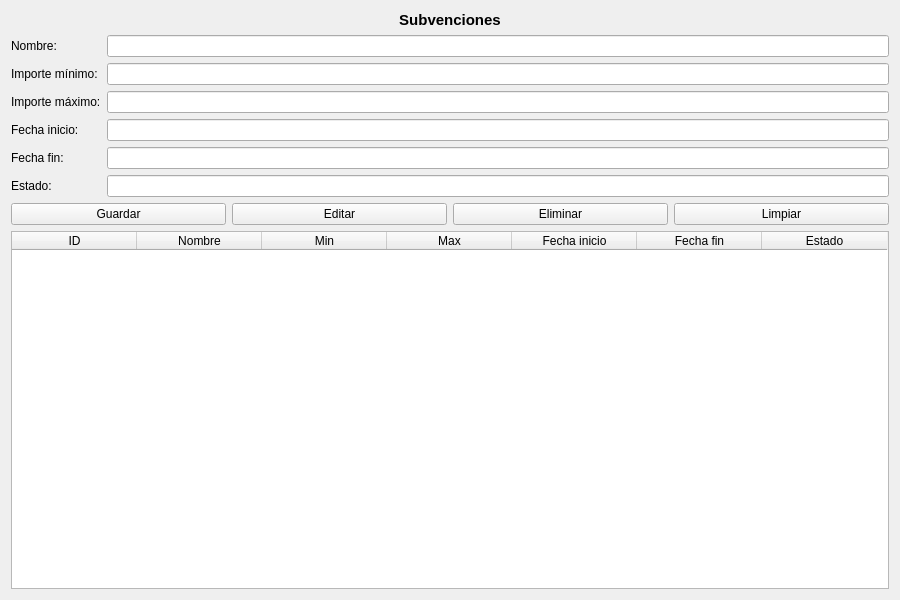
<?xml version="1.0" encoding="UTF-8"?>
<ui version="4.0">
 <class>Subvencion_page</class>
 <widget class="QWidget" name="Subvencion_page">
  <property name="geometry">
   <rect>
    <x>0</x>
    <y>0</y>
    <width>900</width>
    <height>600</height>
   </rect>
  </property>
  <property name="windowTitle">
   <string>Subvenciones</string>
  </property>
  <layout class="QVBoxLayout" name="verticalLayout">
   <item>
    <widget class="QLabel" name="labelTituloSubvenciones">
     <property name="font">
      <font>
       <pointsize>11</pointsize>
       <bold>true</bold>
      </font>
     </property>
     <property name="text">
      <string>Subvenciones</string>
     </property>
     <property name="alignment">
      <set>Qt::AlignmentFlag::AlignCenter</set>
     </property>
    </widget>
   </item>
   <item>
    <layout class="QFormLayout" name="formLayout">
     <item row="0" column="0">
      <widget class="QLabel" name="labelNombre">
       <property name="text">
        <string>Nombre:</string>
       </property>
      </widget>
     </item>
     <item row="0" column="1">
      <widget class="QLineEdit" name="inputNombre"/>
     </item>
     <item row="1" column="0">
      <widget class="QLabel" name="labelMin">
       <property name="text">
        <string>Importe mínimo:</string>
       </property>
      </widget>
     </item>
     <item row="1" column="1">
      <widget class="QLineEdit" name="inputImporteMin"/>
     </item>
     <item row="2" column="0">
      <widget class="QLabel" name="labelMax">
       <property name="text">
        <string>Importe máximo:</string>
       </property>
      </widget>
     </item>
     <item row="2" column="1">
      <widget class="QLineEdit" name="inputImporteMax"/>
     </item>
     <item row="3" column="0">
      <widget class="QLabel" name="LabelInicio">
       <property name="text">
        <string>Fecha inicio:</string>
       </property>
      </widget>
     </item>
     <item row="3" column="1">
      <widget class="QLineEdit" name="inputFechaInicio"/>
     </item>
     <item row="4" column="0">
      <widget class="QLabel" name="labelFin">
       <property name="text">
        <string>Fecha fin:</string>
       </property>
      </widget>
     </item>
     <item row="4" column="1">
      <widget class="QLineEdit" name="inputFechaFin"/>
     </item>
     <item row="5" column="0">
      <widget class="QLabel" name="labelEstado">
       <property name="text">
        <string>Estado:</string>
       </property>
      </widget>
     </item>
     <item row="5" column="1">
      <widget class="QLineEdit" name="inputEstado"/>
     </item>
    </layout>
   </item>
   <item>
    <layout class="QHBoxLayout" name="layoutBotones">
     <item>
      <widget class="QPushButton" name="btn_guardar">
       <property name="text">
        <string>Guardar</string>
       </property>
      </widget>
     </item>
     <item>
      <widget class="QPushButton" name="btn_editar">
       <property name="text">
        <string>Editar</string>
       </property>
      </widget>
     </item>
     <item>
      <widget class="QPushButton" name="btn_eliminar">
       <property name="text">
        <string>Eliminar</string>
       </property>
      </widget>
     </item>
     <item>
      <widget class="QPushButton" name="btn_limpiar">
       <property name="text">
        <string>Limpiar</string>
       </property>
      </widget>
     </item>
    </layout>
   </item>
   <item>
    <widget class="QTableWidget" name="tabla_subvenciones">
     <property name="font">
      <font>
       <pointsize>9</pointsize>
       <bold>false</bold>
      </font>
     </property>
     <attribute name="horizontalHeaderDefaultSectionSize">
      <number>125</number>
     </attribute>
     <column>
      <property name="text">
       <string>ID</string>
      </property>
     </column>
     <column>
      <property name="text">
       <string>Nombre</string>
      </property>
     </column>
     <column>
      <property name="text">
       <string>Min</string>
      </property>
     </column>
     <column>
      <property name="text">
       <string>Max</string>
      </property>
     </column>
     <column>
      <property name="text">
       <string>Fecha inicio</string>
      </property>
     </column>
     <column>
      <property name="text">
       <string>Fecha fin</string>
      </property>
     </column>
     <column>
      <property name="text">
       <string>Estado</string>
      </property>
     </column>
    </widget>
   </item>
  </layout>
 </widget>
 <resources/>
 <connections/>
</ui>
